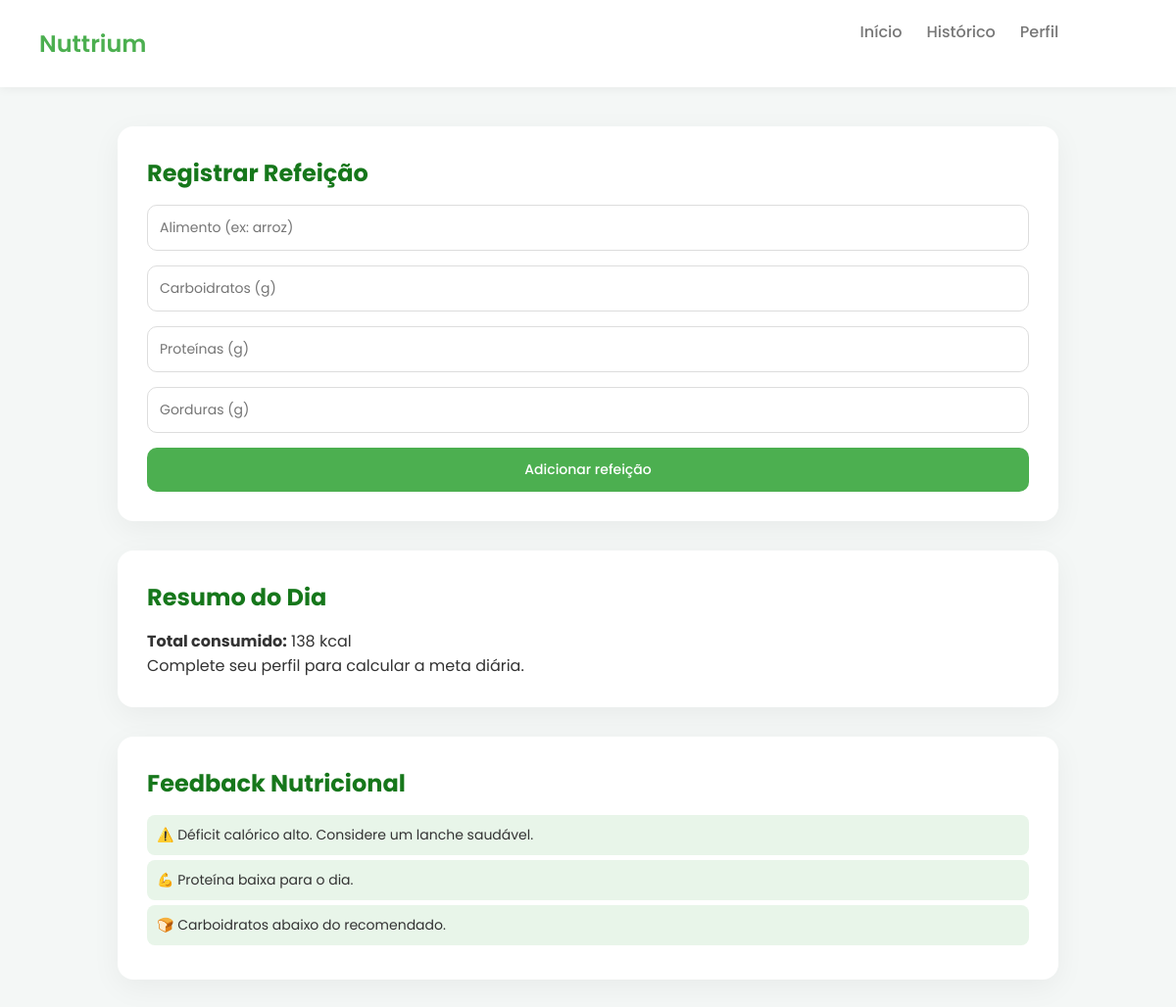
The page /dashboard/ (signed in) on the database as committed earlier.
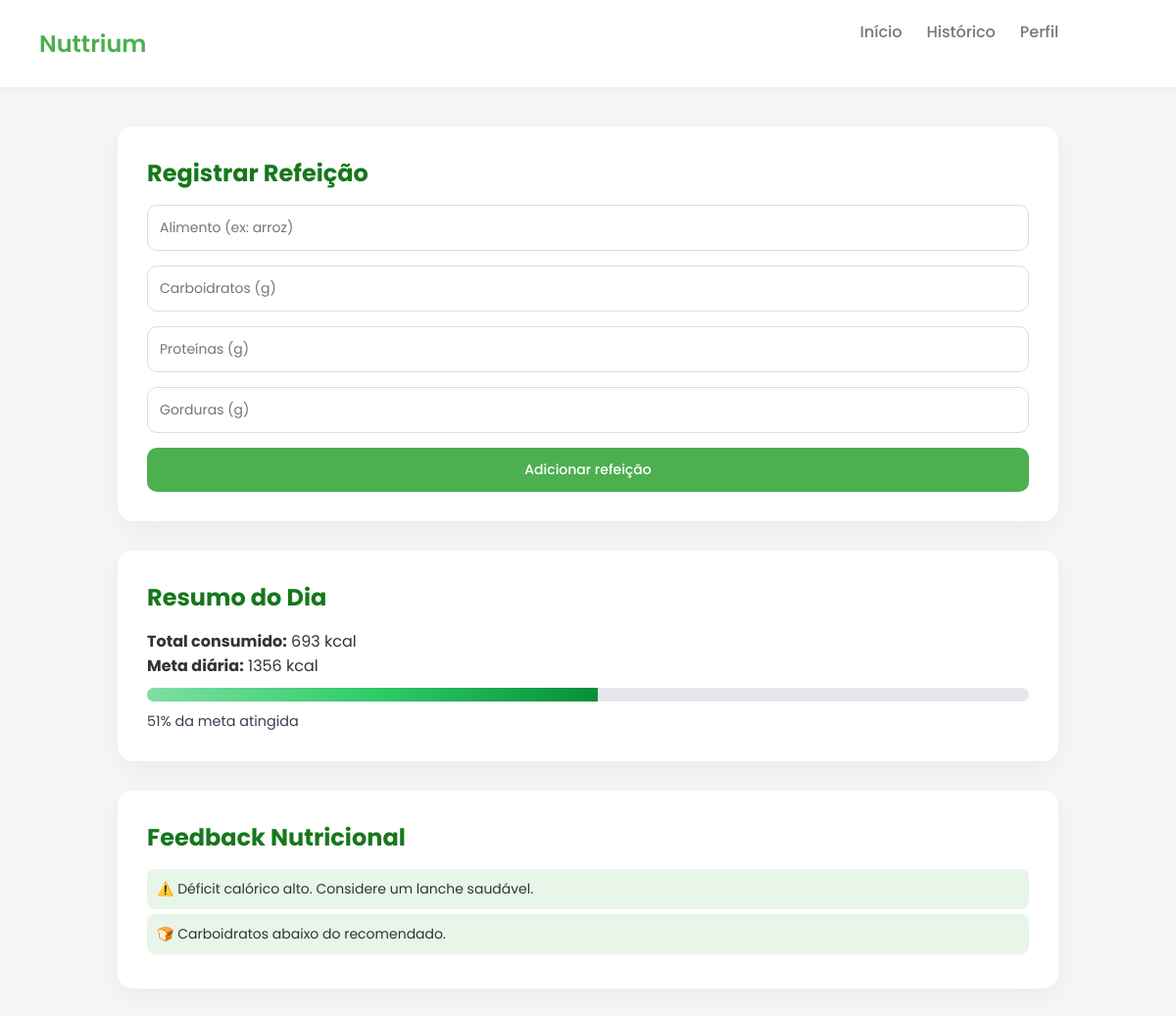
The same page on the database as committed later.
### alimentacao/models.py (models this page shows, shortened)
class Perfil(models.Model):
    user = models.OneToOneField(User, on_delete=models.CASCADE)
    peso = models.FloatField(null=True, blank=True)
    altura = models.FloatField(null=True, blank=True)
    idade = models.IntegerField(null=True, blank=True)
    atividade = models.CharField(max_length=20, null=True, blank=True)
    objetivo = models.CharField(max_length=20, null=True, blank=True)
    meta_calorica = models.FloatField(null=True, blank=True)

### alimentacao/views.py (the view, shortened to what this page needs)
# urls.py: path('dashboard/', views.dashboard, name='dashboard'),
@login_required
def dashboard(request):
    perfil = Perfil.objects.filter(user=request.user).first()
    refeicoes = Refeicao.objects.filter(user=request.user)
    total_calorias = sum(r.calorias() for r in refeicoes)
    total_carbo = sum(r.carboidratos for r in refeicoes)
    total_prot = sum(r.proteinas for r in refeicoes)
    total_gord = sum(r.gorduras for r in refeicoes)
    feedback = gerar_feedback(
        total_calorias,
        perfil.meta_calorica if perfil else 0,
        total_carbo,
        total_prot,
        total_gord
    )
    percentual = 0
    if perfil and perfil.meta_calorica > 0:
        percentual = min((total_calorias / perfil.meta_calorica) * 100, 100)
    return render(request, "dashboard.html", {
        "total": total_calorias,
        "perfil": perfil,
        "feedback": feedback,
        "percentual": percentual,
        "total_carbo": total_carbo,
        "total_prot": total_prot,
        "total_gord": total_gord,
        "refeicoes": refeicoes,
    })

### alimentacao/models.py (called while the page is built)
    def calorias(self):
        return self.carboidratos * 4 + self.proteinas * 4 + self.gorduras * 9

### alimentacao/views.py (called while the page is built)
def gerar_feedback(total, meta, carbo, prot, gord):
    pct = (total / meta) * 100 if meta else 0
    mensagens = []
    if pct < 70:
        mensagens.append("⚠️ Déficit calórico alto. Considere um lanche saudável.")
    elif pct <= 100:
        mensagens.append("✅ Você está dentro da meta calórica.")
    else:
        mensagens.append("⚠️ Excesso calórico. Prefira refeições leves.")
    if prot < 50:
        mensagens.append("💪 Proteína baixa para o dia.")
    if gord > 70:
        mensagens.append("🧈 Gordura elevada.")
    if carbo < 130:
        mensagens.append("🍞 Carboidratos abaixo do recomendado.")
    return mensagens

### alimentacao/templates/dashboard.html (shortened to what this page needs)
{% extends 'base.html' %}
{% block content %}
<div class="card">
  <h2>Registrar Refeição</h2>
  <form method="post">
    <input type="text" name="nome" placeholder="Alimento (ex: arroz)" required>
    <input type="number" step="0.1" name="carbo" placeholder="Carboidratos (g)" required>
    <input type="number" step="0.1" name="proteina" placeholder="Proteínas (g)" required>
    <input type="number" step="0.1" name="gordura" placeholder="Gorduras (g)" required>
    <button>Adicionar refeição</button>
  </form>
</div>
<div class="card">
  <h2>Resumo do Dia</h2>
  <p><strong>Total consumido:</strong> {{ total|floatformat:0 }} kcal</p>
  {% if perfil.meta_calorica %}
    <p><strong>Meta diária:</strong> {{ perfil.meta_calorica|floatformat:0 }} kcal</p>
    <div class="progress">
      <div class="progress-fill" style="width: {{ percentual }}%;"></div>
    </div>
    <p class="percentual">
      {{ percentual|floatformat:0 }}% da meta atingida
    </p>
  {% else %}
    <p>Complete seu perfil para calcular a meta diária.</p>
  {% endif %}
</div>
<div class="card">
  <h2>Feedback Nutricional</h2>
  <div class="feedback">
    {% for msg in feedback %}
      <p>{{ msg }}</p>
    {% endfor %}
  </div>
</div>
{% endblock %}

Rows that differ between the two databases and show on the page:
added Perfil: meta_calorica "1356"
Other text that changed with them:
{{ total|floatformat:0 }}: "138" → "693"
{{ percentual|floatformat:0 }}: (not shown) → "51"
text no longer shown: "Complete seu perfil para calcular a meta diária."
text now shown: "Meta diária: kcal % da meta atingida"
list line gone: "💪 Proteína baixa para o dia."
